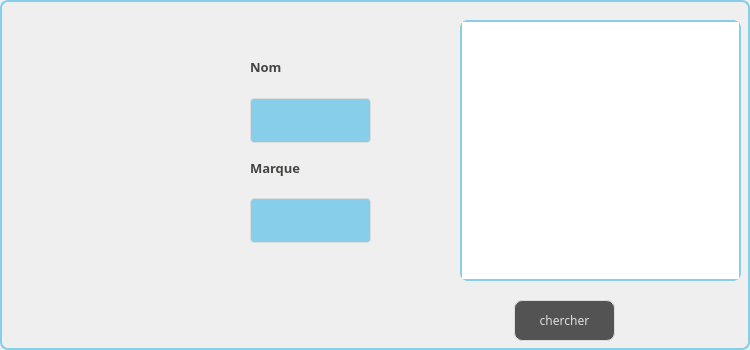
     <widget class="QWidget" name="tab_5">
      <property name="styleSheet">
       <string notr="true">border: 2px solid #87CEEB;
border-radius: 8px;
</string>
      </property>
      <attribute name="title">
       <string>Chercher Ingrédient</string>
      </attribute>
      <widget class="QTableView" name="tabchercher">
       <property name="geometry">
        <rect>
         <x>460</x>
         <y>20</y>
         <width>281</width>
         <height>261</height>
        </rect>
       </property>
       <property name="font">
        <font>
         <family>Segoe Print</family>
        </font>
       </property>
       <property name="styleSheet">
        <string notr="true"/>
       </property>
      </widget>
      <widget class="QLabel" name="label_11">
       <property name="geometry">
        <rect>
         <x>250</x>
         <y>60</y>
         <width>47</width>
         <height>14</height>
        </rect>
       </property>
       <property name="font">
        <font>
         <family>Segoe Print</family>
         <pointsize>-1</pointsize>
         <weight>75</weight>
         <bold>true</bold>
        </font>
       </property>
       <property name="styleSheet">
        <string notr="true">background-color: transparent;
	color: #454544;
	font-weight: bold;
	font-size: 13px;
border:none;</string>
       </property>
       <property name="text">
        <string>Nom</string>
       </property>
      </widget>
      <widget class="QLabel" name="label_12">
       <property name="geometry">
        <rect>
         <x>250</x>
         <y>160</y>
         <width>61</width>
         <height>16</height>
        </rect>
       </property>
       <property name="font">
        <font>
         <family>Segoe Print</family>
         <pointsize>-1</pointsize>
         <weight>75</weight>
         <bold>true</bold>
        </font>
       </property>
       <property name="styleSheet">
        <string notr="true">background-color: transparent;
	color: #454544;
	font-weight: bold;
	font-size: 13px;
border:none;</string>
       </property>
       <property name="text">
        <string>Marque</string>
       </property>
      </widget>
      <widget class="QLineEdit" name="linechercher1">
       <property name="geometry">
        <rect>
         <x>250</x>
         <y>90</y>
         <width>121</width>
         <height>61</height>
        </rect>
       </property>
       <property name="styleSheet">
        <string notr="true">
QLineEdit {
  width: 100%;
  padding: 12px 20px;
  margin: 8px 0;
  display: inline-block;
  border: 1px solid #dcdcdc;
  border-radius: 4px;
  box-sizing: border-box;
  background: #87CEEB;
  color: #FFFFFF;
}</string>
       </property>
      </widget>
      <widget class="QLineEdit" name="linechercher3">
       <property name="geometry">
        <rect>
         <x>250</x>
         <y>190</y>
         <width>121</width>
         <height>61</height>
        </rect>
       </property>
       <property name="styleSheet">
        <string notr="true">QLineEdit {
  width: 100%;
  padding: 12px 20px;
  margin: 8px 0;
  display: inline-block;
  border: 1px solid #dcdcdc;
  border-radius: 4px;
  box-sizing: border-box;
  background: #87CEEB;
  color: #FFFFFF;
}</string>
       </property>
      </widget>
      <widget class="QPushButton" name="chercher">
       <property name="geometry">
        <rect>
         <x>514</x>
         <y>300</y>
         <width>101</width>
         <height>41</height>
        </rect>
       </property>
       <property name="font">
        <font>
         <family>Segoe Print</family>
        </font>
       </property>
       <property name="styleSheet">
        <string notr="true">QPushButton {
color: #dcdcdc;
background:#535353;
border: none;

border: 1px solid #DCDCDC;
border-radius: 8px;
}
QPushButton:hover {
color:#fff;
background:#87CEEB;
border: none;
}</string>
       </property>
       <property name="text">
        <string>chercher</string>
       </property>
      </widget>
     </widget>
